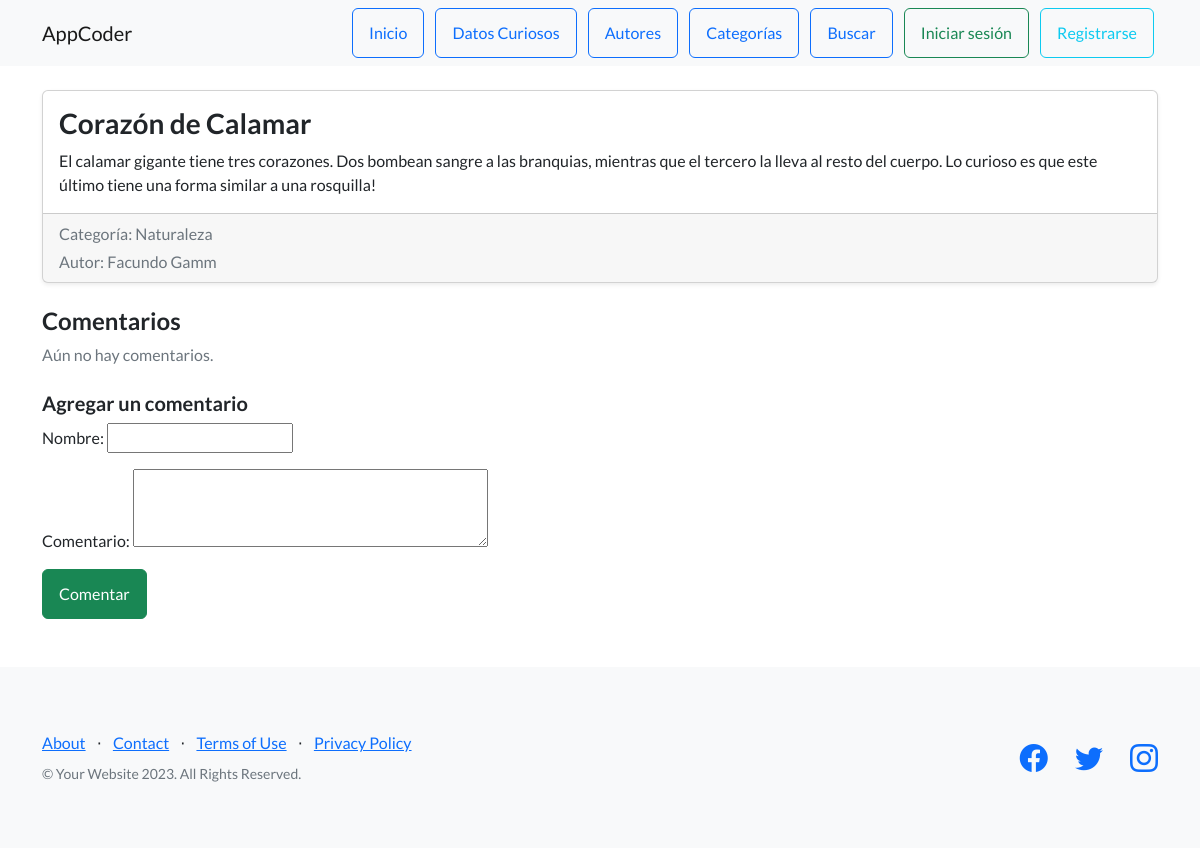
The page /datos/1/ on the database as committed earlier.
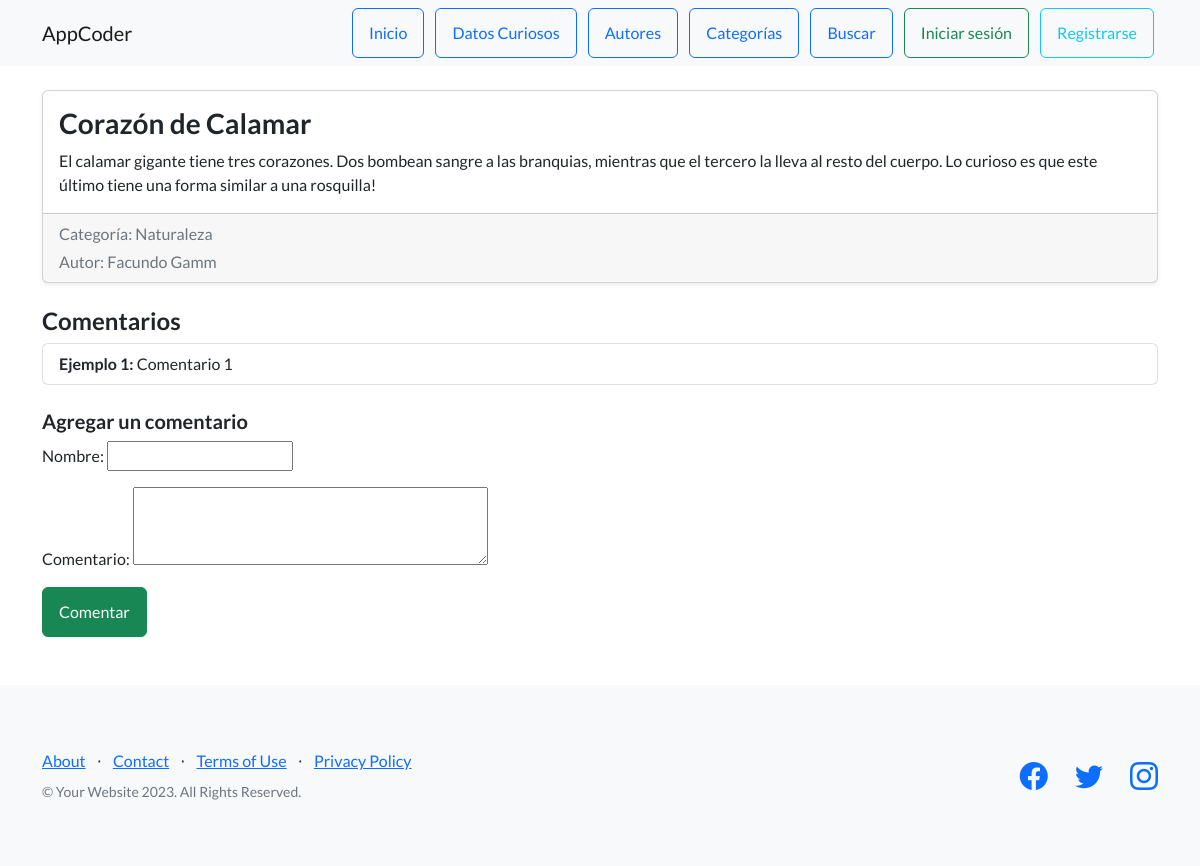
The same page on the database as committed later.
### AppCoder/models.py (models this page shows, shortened)
class Comentario(models.Model):
    nombre =models.CharField(max_length=100)
    comentario = models.TextField()
    dato = models.ForeignKey(DatoCurioso, on_delete=models.CASCADE, related_name="comentarios")

### AppCoder/views.py (the view)
# urls.py: path('datos/<int:dato_id>/', views.detalle_dato, name='detalle_dato'),
def detalle_dato(request, dato_id):
    dato = get_object_or_404(DatoCurioso, id=dato_id)
    comentarios = dato.comentarios.all()
    if request.method == "POST":
        form = ComentarioForm(request.POST)
        if form.is_valid():
            comentario = form.save(commit=False)
            comentario.dato = dato
            comentario.save()
            return redirect("detalle_dato", dato_id=dato.id)
    else:
        form = ComentarioForm()
    return render(request, "AppCoder/detalle_dato.html", {
        "dato": dato,
        "comentarios": comentarios,
        "form": form
    })

### AppCoder/forms.py
class ComentarioForm(forms.ModelForm):
    class Meta:
        model = Comentario
        fields = ['nombre', 'comentario']
        widgets = {
            'comentario': forms.Textarea(attrs={'rows': 3}),
        }

### AppCoder/models.py (called while the page is built)
    def __str__(self):
        return f"{self.nombre} {self.apellido}"

    def __str__(self):
        return self.nombre

### AppCoder/templates/AppCoder/detalle_dato.html (shortened to what this page needs)
{% extends 'AppCoder/padre.html' %}
{% load static %}
{% block contenido %}
<div class="container mt-4">
    <div class="card shadow-sm mb-4">
        <div class="card-body">
            <h3 class="card-title">{{ dato.titulo }}</h3>
            <p class="card-text">{{ dato.descripcion }}</p>
        </div>
        <div class="card-footer text-muted">
            <p class="mb-1">Categoría: {{ dato.categoria }}</p>
            <p class="mb-0">Autor: {{ dato.autor }}</p>
        </div>
    </div>
    <h4 class="mt-4">Comentarios</h4>
    {% if comentarios %}
        <ul class="list-group mb-4">
            {% for comentario in comentarios %}
                <li class="list-group-item">
                    <strong>{{ comentario.nombre }}:</strong> {{ comentario.comentario }}
                </li>
            {% endfor %}
        </ul>
    {% else %}
        <p class="text-muted">Aún no hay comentarios.</p>
    {% endif %}
    <h5 class="mt-4">Agregar un comentario</h5>
    <form method="POST" class="mb-5">
        {{ form.as_p }}
        <button type="submit" class="btn btn-success">Comentar</button>
    </form>
</div>
{% endblock %}

Rows that differ between the two databases and show on the page:
added Comentario: nombre "Ejemplo 1", comentario "Comentario 1"
Other text that changed with them:
text no longer shown: "Aún no hay comentarios."
